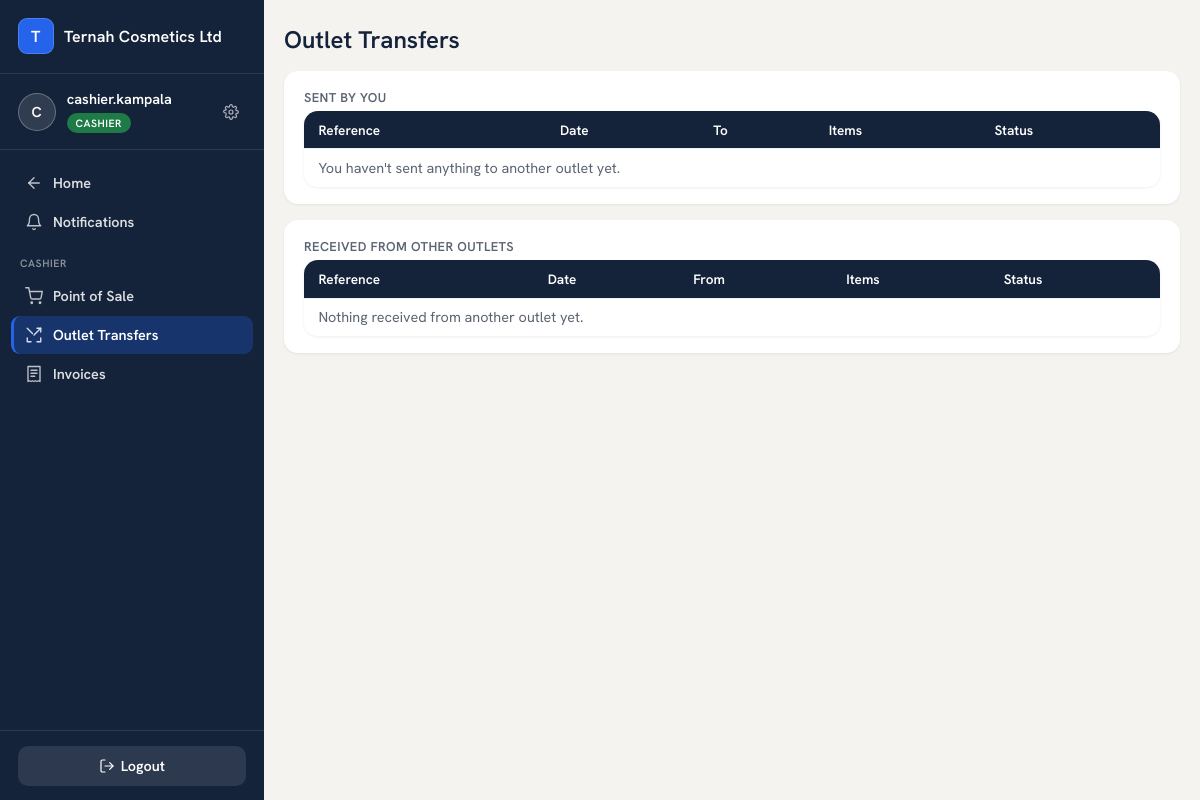
The app's page /sales/pos/outlet-transfers/ (signed in) with its own data.
### accounts/models.py (models this page shows, shortened)
class User(AbstractUser):
    ROLES = [
        ("OWNER", "Owner"),                # reports only
        ("MANAGER", "Manager"),            # outlet manager; can switch views
        ("CASHIER", "Cashier"),
        ("SALES_REP", "Sales Person / Rep"),
        ("PRODUCTION", "Production"),
    ]
    business = models.ForeignKey("platformadmin.Business", null=True, blank=True,
                                 on_delete=models.CASCADE, related_name="users")
    branch = models.ForeignKey("core.Branch", null=True, blank=True,
                               on_delete=models.SET_NULL, related_name="users")
    role = models.CharField(max_length=15, choices=ROLES, default="CASHIER")
    can_swap = models.BooleanField(default=False)    # False -> swap goes through PendingAction
    can_refund = models.BooleanField(default=False)
    phone = models.CharField(max_length=30, blank=True)
    modules = models.ManyToManyField("platformadmin.Module", blank=True, related_name="users_with_access",
                                     help_text="Which of the business's subscribed modules this user can open.")
    allowed_tiers = models.JSONField(default=list, blank=True,
                                     help_text="Which product price tiers (RETAIL/WHOLESALE/DISTRIBUTION/CUSTOM) "
                                                "this seller may use at the POS.")
    def switchable_views(self):
        if self.role != "MANAGER":
            return []
        views = ["MANAGER", "CASHIER"]
        codes = set(self.modules.values_list("code", flat=True))
        if "PRODUCTION" in codes:
            views.append("PRODUCTION")
        return views

### platformadmin/models.py (models this page shows, shortened)
class Business(models.Model):
    name = models.CharField(max_length=150)                     # factory name — brands navbar + receipts
    slug = models.SlugField(unique=True)
    business_type = models.CharField(max_length=20, choices=[("FACTORY", "Factory Mode")], default="FACTORY")
    contact_email = models.EmailField()
    contact_phone = models.CharField(max_length=30, blank=True)
    address = models.TextField(blank=True)
    tagline = models.CharField(max_length=150, blank=True)      # optional — shows on every printed report
    is_active = models.BooleanField(default=True)               # master switch — False = soft-locked
    trial_expires_at = models.DateTimeField(null=True, blank=True)
    subscription_expires_at = models.DateTimeField(null=True, blank=True)
    created_at = models.DateTimeField(auto_now_add=True)
    class Meta:
        verbose_name_plural = "businesses"

### sales/views.py (the view)
# urls.py: path("pos/outlet-transfers/", views.outlet_transfers, name="outlet_transfers"),
@login_required
@pos_required
def outlet_transfers(request):
    location = _pos_location(request)
    sent = received = []
    if location:
        sent = list(OutletTransfer.objects.filter(from_location=location)
                    .select_related("to_location__branch").prefetch_related("lines__product")
                    .order_by("-date", "-id"))
        received = list(OutletTransfer.objects.filter(to_location=location)
                        .select_related("from_location__branch").prefetch_related("lines__product")
                        .order_by("-date", "-id"))
    return render(request, "sales/outlet_transfers.html", {"location": location, "sent": sent, "received": received})

### accounts/context_processors.py (called while the page is built)
def active_view(request):
    user = getattr(request, "user", None)
    return {
        "active_view": getattr(request, "active_view", None),
        "switchable_views": user.switchable_views() if user and user.is_authenticated else [],
        "owner_section": getattr(request, "owner_section", None),
        "manager_section": getattr(request, "manager_section", None),
    }

def module_switcher(request):
    user = getattr(request, "user", None)
    if not (user and user.is_authenticated) or user.is_superuser:
        return {"switcher_items": []}
    if user.role == "OWNER":
        from accounts.views import owner_tiles
        return {"switcher_items": owner_tiles()}
    if user.role == "MANAGER":
        from accounts.views import manager_tiles
        return {"switcher_items": manager_tiles(user)}
    return {"switcher_items": []}

### sales/views.py (called while the page is built)
def _acting_role(request):
    return request.active_view if request.user.role == "MANAGER" else request.user.role

def _pos_location(request):
    if _acting_role(request) == "SALES_REP":
        loc = getattr(request.user, "inventory", None)
        if loc:
            return loc
    return InventoryLocation.objects.filter(branch=request.user.branch, type="OUTLET").first()

### templates/sales/outlet_transfers.html (shortened to what this page needs)
{% extends "base.html" %}
{% block content %}
<div class="page-head">
  <h2>Outlet Transfers</h2>
</div>
{% if not location %}
<div class="card"><p style="color:var(--muted)">No inventory location is set up for you yet.</p></div>
{% else %}
<div class="card" style="margin-bottom:1rem">
  <h3>Sent by you</h3>
  <div class="table-scroll">
  <table class="list">
    <tr><th>Reference</th><th>Date</th><th>To</th><th>Items</th><th>Status</th></tr>
    {% for t in sent %}
    <tr>
      <td>{{ t.reference_number }}</td>
      <td>{{ t.date|date:"d M Y" }}</td>
      <td>{{ t.to_location.branch.name }}</td>
      <td>{% for line in t.lines.all %}{{ line.product.name }} &times;{{ line.quantity }}{% if not forloop.last %}, {% endif %}{% endfor %}</td>
      <td>
        {% if t.status == "SENT" %}<span class="pill warning">Awaiting confirmation</span>
        {% elif t.status == "RECEIVED" %}<span class="pill active">Received</span>
        {% else %}<span class="pill locked">Disputed</span>{% endif %}
      </td>
    </tr>
    {% empty %}<tr><td colspan="5" style="color:var(--muted)">You haven't sent anything to another outlet yet.</td></tr>{% endfor %}
  </table>
  </div>
</div>
<div class="card">
  <h3>Received from other outlets</h3>
  <div class="table-scroll">
  <table class="list">
    <tr><th>Reference</th><th>Date</th><th>From</th><th>Items</th><th>Status</th></tr>
    {% for t in received %}
    <tr>
      <td>{{ t.reference_number }}</td>
      <td>{{ t.date|date:"d M Y" }}</td>
      <td>{{ t.from_location.branch.name }}</td>
      <td>{% for line in t.lines.all %}{{ line.product.name }} &times;{{ line.quantity }}{% if not forloop.last %}, {% endif %}{% endfor %}</td>
      <td>
        {% if t.status == "SENT" %}<span class="pill warning">Awaiting your manager's confirmation</span>
        {% elif t.status == "RECEIVED" %}<span class="pill active">Received</span>
        {% else %}<span class="pill locked">Disputed</span>{% endif %}
      </td>
    </tr>
    {% empty %}<tr><td colspan="5" style="color:var(--muted)">Nothing received from another outlet yet.</td></tr>{% endfor %}
  </table>
  </div>
</div>
{% endif %}
{% endblock %}

### templates/base.html (shortened to what this page needs)
{% load static %}
<!DOCTYPE html>
<html lang="en">
<head>
  <link rel="stylesheet" href="{% static 'ternah-ui/tokens.css' %}">
</head>
<body>
{% if request.user.is_authenticated %}
  <div class="app-shell">
    <aside class="sidebar">
      <div class="sidebar-brand">
        <span class="brand-mark" aria-hidden="true">{{ request.user.business.name|default:"Ternah for Factories"|first|upper }}</span>
        <span class="brand-name">{{ request.user.business.name|default:"Ternah for Factories" }}</span>
      </div>
      <div class="sidebar-identity">
        <span class="avatar" aria-hidden="true">{{ request.user.username|first|upper }}</span>
        <div class="identity-text">
          <span class="identity-name">{{ request.user.username }}</span>
          {% if request.user.is_superuser %}
            <span class="role-pill role-super">Platform Admin</span>
          {% else %}
            <span class="role-pill role-{{ request.user.role|lower }}">{{ request.user.get_role_display }}</span>
          {% endif %}
        </div>
        <a class="settings-link" href="{% url 'password_change' %}" title="Change password" aria-label="Change password">
        </a>
      </div>
      <nav class="sidebar-nav">
        {% if request.resolver_match.url_name == "home" %}
          {% if switcher_items %}
            {% for t in switcher_items %}
            <a class="nav-link" href="{{ t.href }}">
              <svg width="18" height="18" viewBox="0 0 24 24" fill="none" stroke="currentColor" stroke-width="1.8" stroke-linecap="round" stroke-linejoin="round">{{ t.icon|safe }}</svg>
              {{ t.label }}
            </a>
            {% endfor %}
          {% else %}
            <p style="color:rgba(255,255,255,.45);font-size:.82rem;padding:.4rem .65rem">Pick a tile to get started.</p>
          {% endif %}
        {% elif request.user.role == "CASHIER" or request.user.role == "SALES_REP" %}
          <a class="nav-link" href="{% url 'home' %}">
            <svg width="18" height="18" viewBox="0 0 24 24" fill="none" stroke="currentColor" stroke-width="1.8" stroke-linecap="round" stroke-linejoin="round"><path d="M19 12H5"/><path d="M12 19l-7-7 7-7"/></svg>
            Home
          </a>
          <a class="nav-link {% if request.resolver_match.url_name == 'notifications' %}active{% endif %}" href="{% url 'notifications' %}">
            <svg width="18" height="18" viewBox="0 0 24 24" fill="none" stroke="currentColor" stroke-width="1.8" stroke-linecap="round" stroke-linejoin="round"><path d="M18 8A6 6 0 0 0 6 8c0 7-3 9-3 9h18s-3-2-3-9"/><path d="M13.73 21a2 2 0 0 1-3.46 0"/></svg>
            Notifications
          </a>
          <div class="nav-section-label">{{ request.user.get_role_display }}</div>
          <a class="nav-link {% if request.resolver_match.namespace == 'sales' and request.resolver_match.url_name == 'pos' %}active{% endif %}"
             href="{% url 'sales:pos' %}">
            <svg width="18" height="18" viewBox="0 0 24 24" fill="none" stroke="currentColor" stroke-width="1.8" stroke-linecap="round" stroke-linejoin="round"><circle cx="9" cy="21" r="1"/><circle cx="20" cy="21" r="1"/><path d="M1 1h4l2.68 13.39a2 2 0 0 0 2 1.61h9.72a2 2 0 0 0 2-1.61L23 6H6"/></svg>
            Point of Sale
          </a>
          {% if request.user.role == "CASHIER" %}
          <a class="nav-link {% if request.resolver_match.url_name == 'outlet_transfers' %}active{% endif %}"
             href="{% url 'sales:outlet_transfers' %}">
            <svg width="18" height="18" viewBox="0 0 24 24" fill="none" stroke="currentColor" stroke-width="1.8" stroke-linecap="round" stroke-linejoin="round"><path d="M16 3h5v5"/><path d="M3 16v5h5"/><path d="M21 16v5h-5"/><path d="M3 3l7 7"/><path d="m21 3-9 9"/></svg>
            Outlet Transfers
          </a>
          <a class="nav-link {% if request.resolver_match.namespace == 'finance' and request.resolver_match.url_name in 'invoices,invoice_create,invoice_detail,invoice_clients' %}active{% endif %}"
             href="{% url 'finance:invoices' %}">
            <svg width="18" height="18" viewBox="0 0 24 24" fill="none" stroke="currentColor" stroke-width="1.8" stroke-linecap="round" stroke-linejoin="round"><path d="M4 2h16v20l-2-1-2 1-2-1-2 1-2-1-2 1-2-1-2 1z"/><path d="M8 7h8M8 11h8M8 15h5"/></svg>
            Invoices
          </a>
          {% endif %}
        {% else %}
          <div class="nav-section-label">{{ request.user.get_role_display }}</div>
          <span class="nav-link disabled">Screens coming soon</span>
        {% endif %}
      </nav>
      <div class="sidebar-footer">
        <form method="post" action="{% url 'logout' %}">{% csrf_token %}
          <button class="btn ghost" type="submit">
            <svg width="16" height="16" viewBox="0 0 24 24" fill="none" stroke="currentColor" stroke-width="1.8" stroke-linecap="round" stroke-linejoin="round"><path d="M9 21H5a2 2 0 0 1-2-2V5a2 2 0 0 1 2-2h4"/><path d="M16 17l5-5-5-5"/><path d="M21 12H9"/></svg>
            Logout
          </button>
        </form>
      </div>
    </aside>
    <div class="main-col">
      <main>
{% endif %}
{% block content %}{% endblock %}
{% if request.user.is_authenticated %}
      </main>
    </div>
  </div>
{% endif %}
</body>
</html>

### ternah_ui/static/ternah-ui/tokens.css (style rules this page uses)
:root { --bg: #F4F3EF; --surface: #FFFFFF; --border: #E4E2DB; --border-hover: #D2CFC6; --ink: #15202E; --muted: #5B6472; --nav: #14233A; --nav-active: #22385A; --nav-text: #C9D2DE; --icon-bg: #EEF1F6; --warn: #8A4A0E; --warn-bg: #FBF0E2; --font: 'Hanken Grotesk', -apple-system, BlinkMacSystemFont, 'Segoe UI', sans-serif; --text-greeting: 600 36px/1.2 var(--font); --text-tile-number-lg: 600 44px/1.1 var(--font); --text-tile-number-sm: 600 36px/1.1 var(--font); --text-tile-title: 600 17px/1.3 var(--font); --text-body: 400 15px/1.5 var(--font); --text-pill: 500 14px/1 var(--font); --sp-2: 8px; --sp-3: 12px; --sp-4: 16px; --sp-5: 20px; --sp-6: 24px; --sp-7: 28px; --sp-10: 40px; --sp-12: 48px; --r-tile: 20px; --r-input: 12px; --r-pill: 999px; --tui-nav-w: 256px; --tui-header-h: 72px; }

### records on screen
User: user.business.name|first "T", user.business.name "Ternah Cosmetics Ltd", user.username|first "C", user.username "cashier.kampala", user.role "CASHIER"
